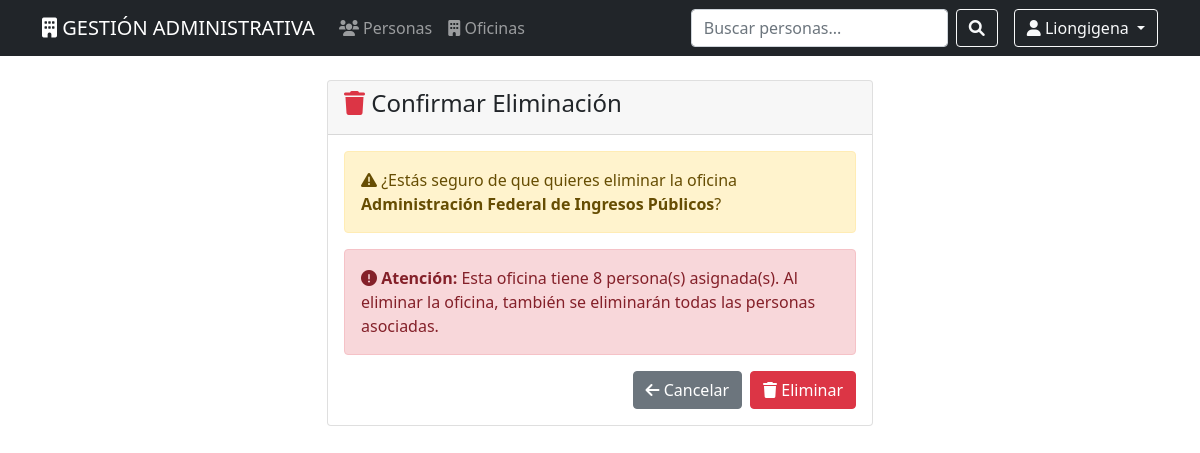
The page /oficinas/42/eliminar/ (signed in) on the database its author committed.
### oficinas/models.py (models this page shows, shortened)
class Oficina(models.Model):
    nombre = models.CharField(max_length=100, verbose_name="Nombre")
    nombre_corto = models.CharField(max_length=20, verbose_name="Nombre Corto")
    class Meta:
        verbose_name = "Oficina"
        verbose_name_plural = "Oficinas"
        ordering = ['nombre']

### oficinas/views.py (the view)
# urls.py: path('<int:pk>/eliminar/', views.oficina_eliminar, name='eliminar'),
@login_required
def oficina_eliminar(request, pk):
    oficina = get_object_or_404(Oficina, pk=pk)
    if request.method == 'POST':
        oficina.delete()
        messages.success(request, 'Oficina eliminada exitosamente')
        return redirect('oficinas:lista')
    return render(request, 'oficinas/confirmar_eliminacion.html', {'oficina': oficina})

### templates/oficinas/confirmar_eliminacion.html (shortened to what this page needs)
{% extends 'base.html' %}
{% block content %}
<div class="row justify-content-center">
    <div class="col-md-6">
        <div class="card">
            <div class="card-header">
                <h4><i class="fas fa-trash text-danger"></i> Confirmar Eliminación</h4>
            </div>
            <div class="card-body">
                <div class="alert alert-warning">
                    <i class="fas fa-exclamation-triangle"></i>
                    ¿Estás seguro de que quieres eliminar la oficina <strong>{{ oficina.nombre }}</strong>?
                </div>
                {% if oficina.personas.count > 0 %}
                    <div class="alert alert-danger">
                        <i class="fas fa-exclamation-circle"></i>
                        <strong>Atención:</strong> Esta oficina tiene {{ oficina.personas.count }} persona(s) asignada(s).
                        Al eliminar la oficina, también se eliminarán todas las personas asociadas.
                    </div>
                {% endif %}
                <form method="post">
                    <div class="d-grid gap-2 d-md-flex justify-content-md-end">
                        <a href="{% url 'oficinas:detalle' oficina.pk %}" class="btn btn-secondary">
                            <i class="fas fa-arrow-left"></i> Cancelar
                        </a>
                        <button type="submit" class="btn btn-danger">
                            <i class="fas fa-trash"></i> Eliminar
                        </button>
                    </div>
                </form>
            </div>
        </div>
    </div>
</div>
{% endblock %}

### templates/base.html (shortened to what this page needs)
<!DOCTYPE html>
<html lang="es">
<head>
    <link href="https://cdn.jsdelivr.net/npm/bootstrap@5.1.3/dist/css/bootstrap.min.css" rel="stylesheet">
    <link href="https://cdnjs.cloudflare.com/ajax/libs/font-awesome/6.0.0/css/all.min.css" rel="stylesheet">
</head>
<body>
    <nav class="navbar navbar-expand-lg navbar-dark bg-dark">
        <div class="container">
            <a class="navbar-brand" href="{% url 'home' %}">
                <i class="fas fa-building"></i> GESTIÓN ADMINISTRATIVA
            </a>
            <div class="collapse navbar-collapse" id="navbarNav">
                <ul class="navbar-nav me-auto">
                    <li class="nav-item">
                        <a class="nav-link" href="{% url 'personas:lista' %}">
                            <i class="fas fa-users"></i> Personas
                        </a>
                    </li>
                    <li class="nav-item">
                        <a class="nav-link" href="{% url 'oficinas:lista' %}">
                            <i class="fas fa-building"></i> Oficinas
                        </a>
                    </li>
                </ul>
                <div class="d-flex">
                    <form class="d-flex me-3" method="get" action="{% url 'personas:lista' %}">
                        <input class="form-control me-2" type="search" name="q" placeholder="Buscar personas..."
                            value="{{ request.GET.q }}">
                        <button class="btn btn-outline-light" type="submit">
                            <i class="fas fa-search"></i>
                        </button>
                    </form>
                    {% if user.is_authenticated %}
                    <div class="dropdown">
                        <button class="btn btn-outline-light dropdown-toggle" type="button" data-bs-toggle="dropdown">
                            <i class="fas fa-user"></i> {{ user.username }}
                        </button>
                    </div>
                    {% endif %}
                </div>
            </div>
        </div>
    </nav>
    <div class="container mt-4">
        {% block content %}{% endblock %}
    </div>
</body>
</html>

### rows shown on the page
Oficina: nombre "Administración Federal de Ingresos Públicos", personas.count "8"

### other values the page prints
{{ user.username }} "Liongigena"
